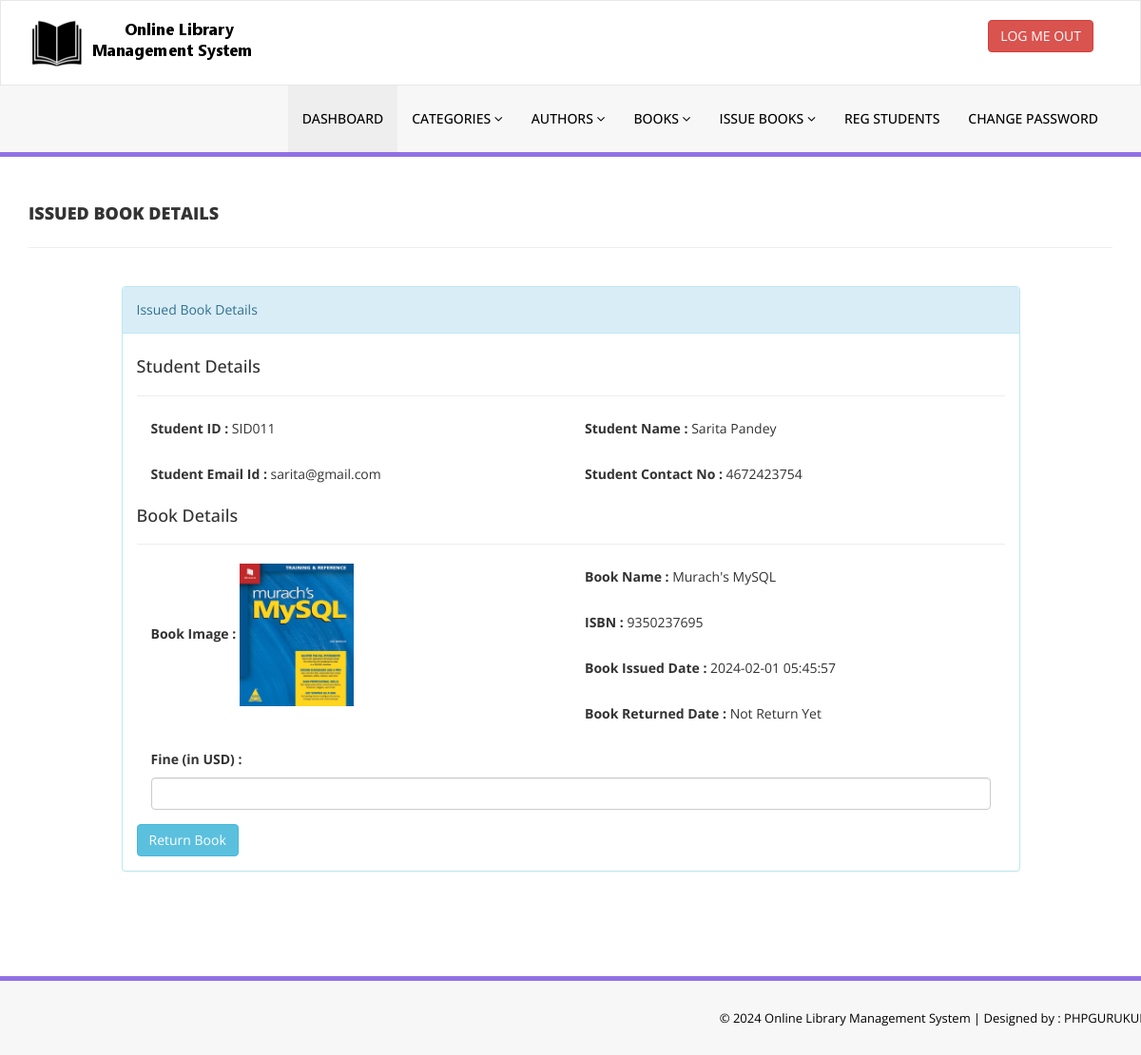
The page /library/admin/update-issue-bookdeails.php?rid=7 (signed in) on the database as committed earlier.
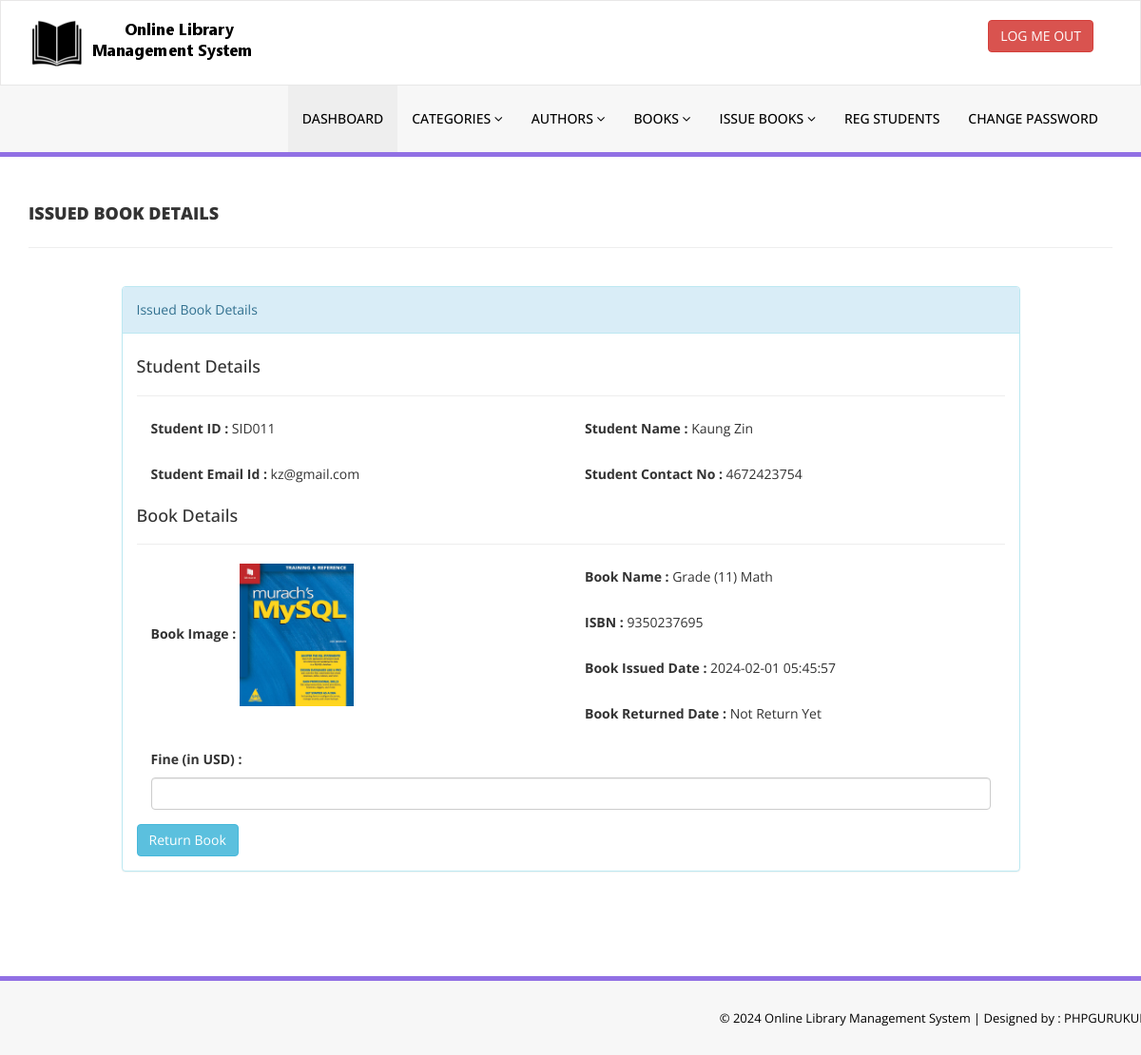
The same page on the database as committed later.
### tables this page shows
CREATE TABLE `tblissuedbookdetails` (
  `id` int(11) NOT NULL,
  `BookId` int(11) DEFAULT NULL,
  `StudentID` varchar(150) DEFAULT NULL,
  `IssuesDate` timestamp NULL DEFAULT current_timestamp(),
  `ReturnDate` timestamp NULL DEFAULT NULL ON UPDATE current_timestamp(),
  `RetrunStatus` int(1) DEFAULT NULL,
  `fine` int(11) DEFAULT NULL
);

CREATE TABLE `tblstudents` (
  `id` int(11) NOT NULL,
  `StudentId` varchar(100) DEFAULT NULL,
  `FullName` varchar(120) DEFAULT NULL,
  `EmailId` varchar(120) DEFAULT NULL,
  `MobileNumber` char(11) DEFAULT NULL,
  `Password` varchar(120) DEFAULT NULL,
  `Status` int(1) DEFAULT NULL,
  `RegDate` timestamp NULL DEFAULT current_timestamp(),
  `UpdationDate` timestamp NULL DEFAULT NULL ON UPDATE current_timestamp()
);

CREATE TABLE `tblbooks` (
  `id` int(11) NOT NULL,
  `BookName` varchar(255) DEFAULT NULL,
  `CatId` int(11) DEFAULT NULL,
  `AuthorId` int(11) DEFAULT NULL,
  `ISBNNumber` varchar(25) DEFAULT NULL,
  `BookPrice` decimal(10,2) DEFAULT NULL,
  `bookImage` varchar(250) NOT NULL,
  `isIssued` int(1) DEFAULT NULL,
  `RegDate` timestamp NULL DEFAULT current_timestamp(),
  `UpdationDate` timestamp NULL DEFAULT NULL ON UPDATE current_timestamp()
);

### library/admin/update-issue-bookdeails.php (the view, shortened to what this page needs)
<?php
include('includes/config.php');
if(strlen($_SESSION['alogin'])==0)
    {
header('location:index.php');
}
else{
?>
<!DOCTYPE html>
<html xmlns="http://www.w3.org/1999/xhtml">
<head>
    <link href="assets/css/bootstrap.css" rel="stylesheet" />
    <link href="assets/css/font-awesome.css" rel="stylesheet" />
    <link href="assets/css/style.css" rel="stylesheet" />
</head>
<body>
<?php include('includes/header.php');?>
    <div class="content-wrapper">
         <div class="container">
        <div class="row pad-botm">
            <div class="col-md-12">
                <h4 class="header-line">Issued Book Details</h4>
                            </div>
</div>
<div class="row">
<div class="col-md-10 col-sm-6 col-xs-12 col-md-offset-1">
<div class="panel panel-info">
<div class="panel-heading">
Issued Book Details
</div>
<div class="panel-body">
<form role="form" method="post">
<?php
$rid=intval($_GET['rid']);
$sql = "SELECT tblstudents.StudentId ,tblstudents.FullName,tblstudents.EmailId,tblstudents.MobileNumber,tblbooks.BookName,tblbooks.ISBNNumber,tblissuedbookdetails.IssuesDate,tblissuedbookdetails.ReturnDate,tblissuedbookdetails.id as rid,tblissuedbookdetails.fine,tblissuedbookdetails.RetrunStatus,tblbooks.id as bid,tblbooks.bookImage from  tblissuedbookdetails join tblstudents on tblstudents.StudentId=tblissuedbookdetails.StudentId join tblbooks on tblbooks.id=tblissuedbookdetails.BookId where tblissuedbookdetails.id=:rid";
$query = $dbh -> prepare($sql);
$query->bindParam(':rid',$rid,PDO::PARAM_STR);
$query->execute();
$results=$query->fetchAll(PDO::FETCH_OBJ);
if($query->rowCount() > 0)
{
foreach($results as $result)
{               ?>
<h4>Student Details</h4>
<hr />
<div class="col-md-6">
<div class="form-group">
<label>Student ID :</label>
<?php echo htmlentities($result->StudentId);?>
</div></div>
<div class="col-md-6">
<div class="form-group">
<label>Student Name :</label>
<?php echo htmlentities($result->FullName);?>
</div></div>
<div class="col-md-6">
<div class="form-group">
<label>Student Email Id :</label>
<?php echo htmlentities($result->EmailId);?>
</div></div>
<div class="col-md-6">
<div class="form-group">
<label>Student Contact No :</label>
<?php echo htmlentities($result->MobileNumber);?>
</div></div>
<h4>Book Details</h4>
<hr />
<div class="col-md-6">
<div class="form-group">
<label>Book Image :</label>
<img src="bookimg/<?php echo htmlentities($result->bookImage); ?>" width="120">
</div></div>
<div class="col-md-6">
<div class="form-group">
<label>Book Name :</label>
<?php echo htmlentities($result->BookName);?>
</div>
</div>
<div class="col-md-6">
<div class="form-group">
<label>ISBN :</label>
<?php echo htmlentities($result->ISBNNumber);?>
</div>
</div>
<div class="col-md-6">
<div class="form-group">
<label>Book Issued Date :</label>
<?php echo htmlentities($result->IssuesDate);?>
</div></div>
<div class="col-md-6">
<div class="form-group">
<label>Book Returned Date :</label>
<?php if($result->ReturnDate=="")
                                            {
                                                echo htmlentities("Not Return Yet");
                                            } else {
                                            echo htmlentities($result->ReturnDate);
}
                                            ?>
</div>
</div>
<div class="col-md-12">
<div class="form-group">
<label>Fine (in USD) :</label>
<?php
if($result->fine=="")
{?>
<input class="form-control" type="text" name="fine" id="fine"  required />
<?php }else {
echo htmlentities($result->fine);
}
?>
</div>
</div>
 <?php if($result->RetrunStatus==0){?>
<button type="submit" name="return" id="submit" class="btn btn-info">Return Book </button>
 </div>
<?php }}} ?>
                            </div>
                        </div>
                            </div>
        </div>
    </div>
  <?php include('includes/footer.php');?>
</body>
</html>
<?php } ?>

Rows that differ between the two databases and show on the page:
changed through a linked row, tblissuedbookdetails "SID011": tblstudents.FullName "Sarita Pandey" → "Kaung Zin"; tblstudents.EmailId "sarita@gmail.com" → "kz@gmail.com"; BookId.BookName "Murach's MySQL" → "Grade (11) Math"
